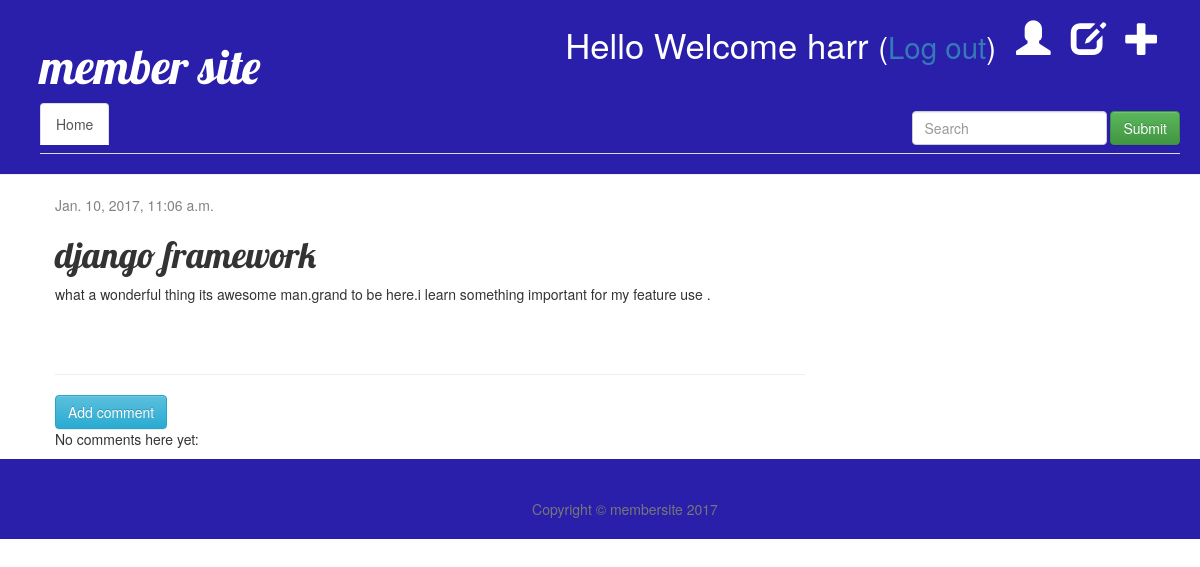
Screenshot of /account/post/2/ (signed in) with the database file from the repository.
### blog/models.py (models this page shows, shortened)
class Post(models.Model):
    author = models.ForeignKey('auth.User')
    title = models.CharField(max_length=200)
    text = models.TextField()
    created_date = models.DateTimeField(
            default=timezone.now)
    published_date = models.DateTimeField(
            blank=True, null=True)
    class Meta:
        unique_together = ["title", "text"]
        ordering = ["published_date","author"]

### blog/views.py (the view)
# urls.py: url(r'^post/(?P<pk>\d+)/$', views.post_detail, name='post_detail'),
def post_detail(request, pk):
    post = get_object_or_404(Post, pk=pk)
    return render(request, 'blog/post_detail.html', {'post': post})

### blog/templates/blog/post_detail.html (shortened to what this page needs)
{% extends 'blog/base.html' %}
{% block content %}
    <div class="post">
       {% if post.published_date %}
    <div class="date">
        {{ post.published_date }}
    </div>
{% endif %}
        <h1>{{ post.title }}</h1>
        <p>{{ post.text|linebreaksbr }}</p>
    </div>
<hr>
<a class="btn btn-info" href="{% url 'add_comment_to_post' pk=post.pk %}">Add comment</a>
{% for comment in post.comments.all %}
    {% if user.is_authenticated or comment.approved_comment %}
    <div class="comment">
        <div class="date">
            {{ comment.created_date }}
            {% if not comment.approved_comment %}
                <a class="btn btn-danger" href="{% url 'comment_remove' pk=comment.pk %}"><span class="glyphicon glyphicon-remove"></span></a>
                <a class="btn btn-success" href="{% url 'comment_approve' pk=comment.pk %}"><span class="glyphicon glyphicon-ok"></span></a>
                <a href="javascript:history.go(-1)" button type="button" class="btn btn-primary">Cancel</a>
            {% endif %}
        </div>
        <strong>{{ comment.author }}</strong>
        <p>{{ comment.text|linebreaks }}</p>
    </div>
    {% endif %}
{% empty %}
    <p>No comments here yet:</p>
{% endfor %}
{% endblock %}

### blog/templates/blog/base.html (shortened to what this page needs)
{% load staticfiles %}
<html>
    <head>
        <link rel="stylesheet" href="//maxcdn.bootstrapcdn.com/bootstrap/3.2.0/css/bootstrap.min.css">
        <link rel="stylesheet" href="//maxcdn.bootstrapcdn.com/bootstrap/3.2.0/css/bootstrap-theme.min.css">
        <link rel="stylesheet" href="{% static 'css/blog.css' %}">
    </head>
    <body>
        <div class="page-header">
        {% if user.is_authenticated %}
            <a href="{% url 'post_new' %}" class="top-menu"><span class="glyphicon glyphicon-plus"></span></a>
            <a href="{% url 'post_draft_list' %}" class="top-menu"><span class="glyphicon glyphicon-edit"></span></a>
            <a href="{% url 'profile' %}" class="top-menu"><span class="glyphicon glyphicon-user"></span></a>
            <p class="top-menu">Hello Welcome {{ user.username }} <small>(<a href="{% url 'logout' %}">Log out</a>)</small></p>
        {% else %}
            <a href="{% url 'login' %}" class="top-menu"><span class="glyphicon glyphicon-lock"></span></a>
        {% endif %}
            <h1><a href="/">member site</a></h1>
            <ul class="nav nav-tabs">
            <li role="presentation" class="active"><a href="/">Home</a></li>
               <form class="navbar-form navbar-right" role="search">
                <div class="form-group">
                    <input type="text" class="form-control" placeholder="Search">
                </div>
                <button type="submit" class="btn btn-success">Submit</button>
                </form>
            </ul>
        </div>
        <div class="content container">
            <div class="row">
                <div class="col-md-8">
                    {% block content %}
                    {% endblock %}
                </div>
            </div>
        </div>
    <footer>
        <div class="container">
            <div class="row">
                <div class="col-lg-8 col-lg-offset-2 col-md-10 col-md-offset-1">
                    <ul class="list-inline text-center">
                    </ul>
                    <p class="copyright text-muted">Copyright &copy; membersite 2017</p>
                </div>
            </div>
        </div>
    </footer>
    </body>
 </html>

### blog/static/css/blog.css (style rules this page uses)
.page-header { background-color: #2A1FAA; margin-top: 0; padding: 20px 20px 20px 40px; }
.page-header h1, .page-header h1 a, .page-header h1 a:visited, .page-header h1 a:active { color: #ffffff; font-size: 36pt; text-decoration: none; }
.content { margin-left: 40px; }
h1, h2, h3, h4 { font-family: 'Lobster', cursive; }
.date { color: #828282; }
.top-menu, .top-menu:hover, .top-menu:visited { color: #ffffff; float: right; font-size: 26pt; margin-right: 20px; }
.post { margin-bottom: 70px; }
footer { background-color: #2A1FAA; margin-top: 0; padding: 20px 20px 20px 40px; }
footer .list-inline { margin: 0; padding: 0; }
footer .copyright { font-size: 14px; text-align: center; margin-bottom: 0; }

### rows the page displays
Post: published_date "Jan. 10, 2017, 11:06 a.m.", title "django framework", text "what a wonderful thing its awesome man.grand to be here.i learn something important for my feature use ."

### other values shown
{{ user.username }} "harr"
